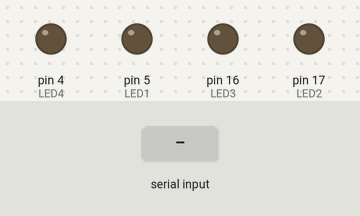
A program run on a simulated Arduino Uno, built with avr-gcc and run on an emulated ATmega328P. On the bench: output pins drawn as LEDs (lit = HIGH). The inputs (shaded band) are chosen by the test bench. What the program prints to the serial monitor is not drawn.

Above: at 1.2 s.
1.3 s: "1" received over Serial
At 1.6 s:
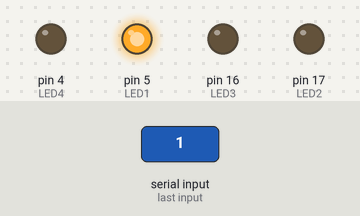
2.8 s: "3" received over Serial
At 4.0 s:
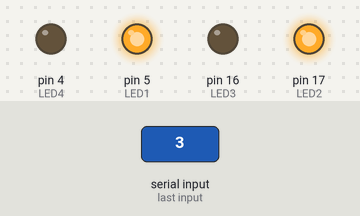
4.3 s: "2" received over Serial
At 5.1 s:
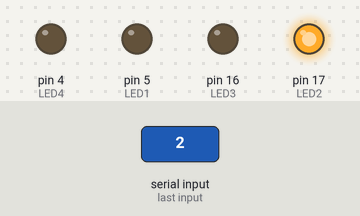
5.8 s: "5" received over Serial
At 6.3 s:
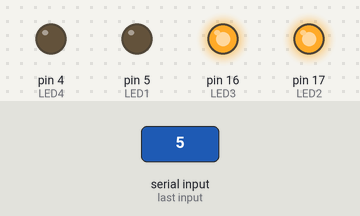
7.3 s: "4" received over Serial
At 8.5 s:
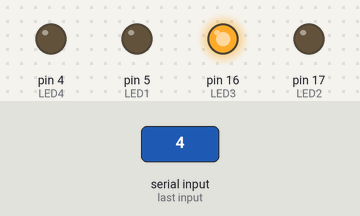
8.8 s: "7" received over Serial
At 9.7 s:
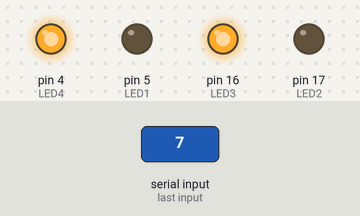
Timing chart, 0 to 11.3 s (numbered marks = the images above; inputs shaded):
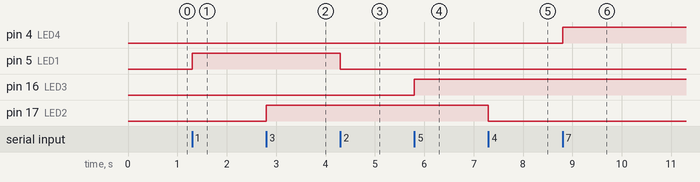

Measured:
- after the input at 1.3 s, pin 5 (LED1): LOW → HIGH at once
- after the input at 2.8 s, pin 17 (LED2): LOW → HIGH at once
- after the input at 4.3 s, pin 5 (LED1): HIGH → LOW at once
- after the input at 5.8 s, pin 16 (LED3): LOW → HIGH at once
- after the input at 7.3 s, pin 17 (LED2): HIGH → LOW at once
- after the input at 8.8 s, pin 4 (LED4): LOW → HIGH at once

The program:

main.cpp
```cpp
#include <Arduino.h>

#define LED1 5
#define LED2 17
#define LED3 16
#define LED4 4
char comando;

void setup()
{
  Serial.begin(115200);

  pinMode(LED1, OUTPUT);
  pinMode(LED2, OUTPUT);
  pinMode(LED3, OUTPUT);
  pinMode(LED4, OUTPUT);

  digitalWrite(LED1, LOW);
  digitalWrite(LED2, LOW);
  digitalWrite(LED3, LOW);
  digitalWrite(LED4, LOW);
  Serial.println("Ingrese un número del 1 al 8 para controlar los LEDs:");
  Serial.println("1: Encender LED1");
  Serial.println("2: Apagar LED1");
  Serial.println("3: Encender LED2");
  Serial.println("4: Apagar LED2");
  Serial.println("5: Encender LED3");
  Serial.println("6: Apagar LED3");
  Serial.println("7: Encender LED4");
  Serial.println("8: Apagar LED4");
}

void loop()
{
  if (Serial.available() > 0)
  {
    comando = Serial.read();
    Serial.print(comando);
    switch (comando)
    {
    case '1':
      digitalWrite(LED1, HIGH);
      break;
    case '2':
      digitalWrite(LED1, LOW);
      break;
    case '3':
      digitalWrite(LED2, HIGH);
      break;
    case '4':
      digitalWrite(LED2, LOW);
      break;
    case '5':
      digitalWrite(LED3, HIGH);
      break;
    case '6':
      digitalWrite(LED3, LOW);
      break;
    case '7':
      digitalWrite(LED4, HIGH);
      break;
    case '8':
      digitalWrite(LED4, LOW);
      break;
    }
  }
}
```
